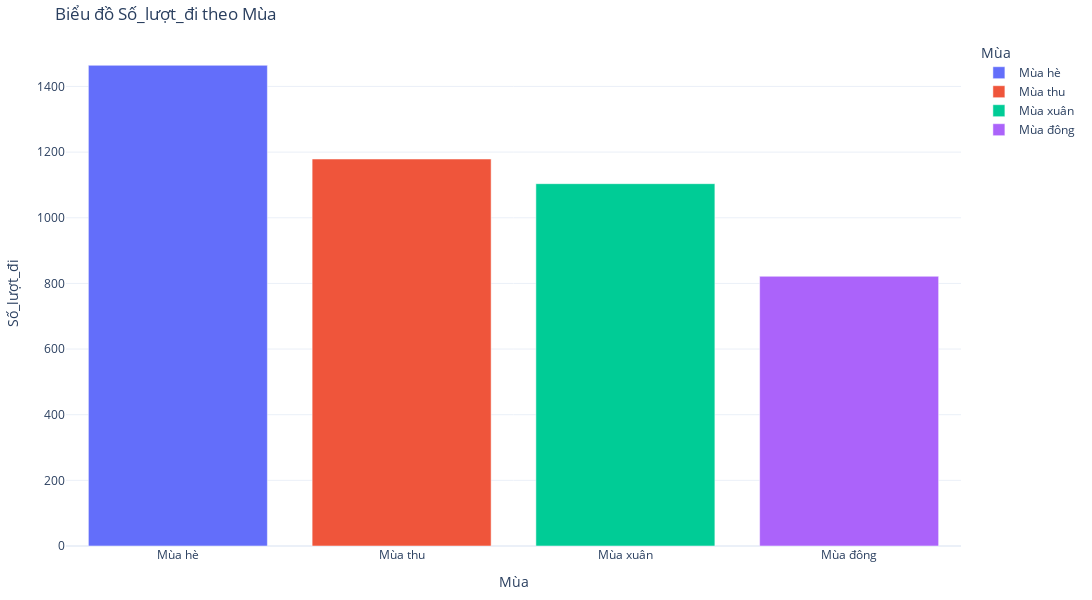

This figure's notebook cell:
### Code cell
# Tab10 renk paletinden 4 renk
colors = ['#ff7f0e', '#2ca02c', '#ffdb58', '#ffffff']  # tab10 renkleri
def create_bar_plot_average(feature, x_feature, y_feature):
    fig = px.bar(feature, x=x_feature, y=y_feature,
                title=f'Biểu đồ trung bình {y_feature} theo {x_feature}',
                labels={x_feature: x_feature, y_feature: y_feature},
                template='plotly_white',
                color=x_feature,
                )
    
    fig.update_traces(textposition='inside')

    fig.update_layout(
        title=f'Biểu đồ {y_feature} theo {x_feature}',
        xaxis_title=x_feature,
        yaxis_title=y_feature,
        hovermode='closest',
        margin=dict(l=40, r=40, t=40, b=40),
        height=600,
        width=1200
    )
    fig.show()


# Call the function to create the scatter plot
x_feature = 'Mùa'
y_feature = 'Số_lượt_đi'
feature = df.groupby(x_feature)[y_feature].mean().reset_index()
feature['Mùa'] = feature['Mùa'].astype(str)
# Call the function to create the scatter plot
create_bar_plot_average(feature, x_feature, y_feature)

### Figure 1 — Plotly figure (JSON) as saved in the notebook; plotly's stock layout.template omitted (floating-point values rounded to 4 significant figures)
{"data": [{"hovertemplate": "Mùa=%{x}<br>Số_lượt_đi=%{y}<extra></extra>", "legendgroup": "Mùa hè", "marker": {"color": "#636efa", "pattern": {"shape": ""}}, "name": "Mùa hè", "orientation": "v", "showlegend": true, "textposition": "inside", "type": "bar", "x": ["Mùa hè"], "xaxis": "x", "y": [1464.0], "yaxis": "y"}, {"hovertemplate": "Mùa=%{x}<br>Số_lượt_đi=%{y}<extra></extra>", "legendgroup": "Mùa thu", "marker": {"color": "#EF553B", "pattern": {"shape": ""}}, "name": "Mùa thu", "orientation": "v", "showlegend": true, "textposition": "inside", "type": "bar", "x": ["Mùa thu"], "xaxis": "x", "y": [1179.0], "yaxis": "y"}, {"hovertemplate": "Mùa=%{x}<br>Số_lượt_đi=%{y}<extra></extra>", "legendgroup": "Mùa xuân", "marker": {"color": "#00cc96", "pattern": {"shape": ""}}, "name": "Mùa xuân", "orientation": "v", "showlegend": true, "textposition": "inside", "type": "bar", "x": ["Mùa xuân"], "xaxis": "x", "y": [1104.0], "yaxis": "y"}, {"hovertemplate": "Mùa=%{x}<br>Số_lượt_đi=%{y}<extra></extra>", "legendgroup": "Mùa đông", "marker": {"color": "#ab63fa", "pattern": {"shape": ""}}, "name": "Mùa đông", "orientation": "v", "showlegend": true, "textposition": "inside", "type": "bar", "x": ["Mùa đông"], "xaxis": "x", "y": [821.7], "yaxis": "y"}], "layout": {"barmode": "relative", "height": 600, "hovermode": "closest", "legend": {"title": {"text": "Mùa"}, "tracegroupgap": 0}, "margin": {"b": 40, "l": 40, "r": 40, "t": 40}, "title": {"text": "Biểu đồ Số_lượt_đi theo Mùa"}, "width": 1200, "xaxis": {"anchor": "y", "categoryarray": ["Mùa hè", "Mùa thu", "Mùa xuân", "Mùa đông"], "categoryorder": "array", "domain": [0, 1], "title": {"text": "Mùa"}}, "yaxis": {"anchor": "x", "domain": [0, 1], "title": {"text": "Số_lượt_đi"}}}}
